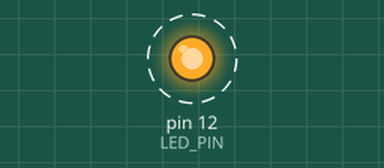
Simulated run of this sketch. Board: Arduino Uno, built with avr-gcc and run on an emulated ATmega328P. Parts: output pins drawn as LEDs (lit = HIGH). Dashed ring = blinking.

Above: at 0.15 s.
Timing chart, 0 to 3.0 s (numbered marks = the images above):
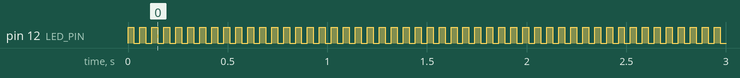

Measured:
- by itself, pin 12 (LED_PIN): alternates HIGH for 0.03 s and LOW for 0.03 s

The sketch:

aruido_ledpin01.ino
```cpp
//define LED_PIN 12
int LED_PIN = 12;


void setup() {
  pinMode (LED_PIN, OUTPUT); //habilita o pino 12 para saida digital (outpit)


}

void loop() {
  digitalWrite (LED_PIN, HIGH); //liga o LED
  delay (30);
  digitalWrite (LED_PIN, LOW); // desliga o LED
  delay (30);

}
```
